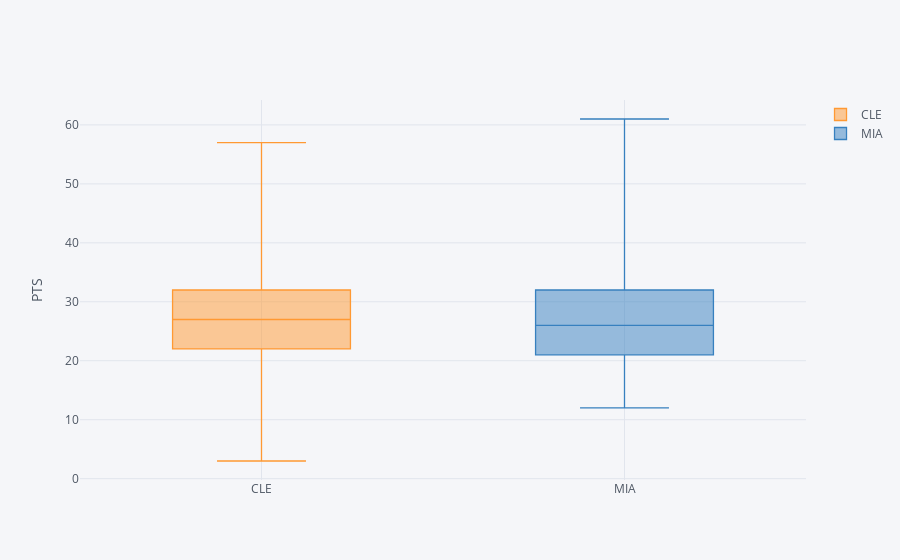

Notebook code for this chart:
### Markdown cell above
# Box 
You could easily see the all stats that you learned about in the box plot.

### Code cell
data.pivot(columns='Tm',values='PTS').iplot(
                kind='box',
                yTitle='PTS')

### Figure 1 — Plotly figure (JSON) as saved in the notebook; plotly's stock layout.template omitted (floating-point values rounded to 4 significant figures; data arrays with more than 128 entries replaced by an {"elided": "..."} marker saying what was removed)
{"data": [{"boxpoints": false, "line": {"width": 1.3}, "marker": {"color": "rgba(255, 153, 51, 1.0)"}, "name": "CLE", "orientation": "v", "type": "box", "uid": "671a7a41-0d08-4138-af9b-f400f00ec33a", "y": {"elided": "1143 int values"}}, {"boxpoints": false, "line": {"width": 1.3}, "marker": {"color": "rgba(55, 128, 191, 1.0)"}, "name": "MIA", "orientation": "v", "type": "box", "uid": "98b209aa-b34b-4e69-b2c8-272d3b44f330", "y": {"elided": "1143 int values"}}], "layout": {"legend": {"bgcolor": "#F5F6F9", "font": {"color": "#4D5663"}}, "paper_bgcolor": "#F5F6F9", "plot_bgcolor": "#F5F6F9", "title": {"font": {"color": "#4D5663"}}, "xaxis": {"gridcolor": "#E1E5ED", "showgrid": true, "tickfont": {"color": "#4D5663"}, "title": {"font": {"color": "#4D5663"}, "text": ""}, "zerolinecolor": "#E1E5ED"}, "yaxis": {"gridcolor": "#E1E5ED", "showgrid": true, "tickfont": {"color": "#4D5663"}, "title": {"font": {"color": "#4D5663"}, "text": "PTS"}, "zerolinecolor": "#E1E5ED"}}}
